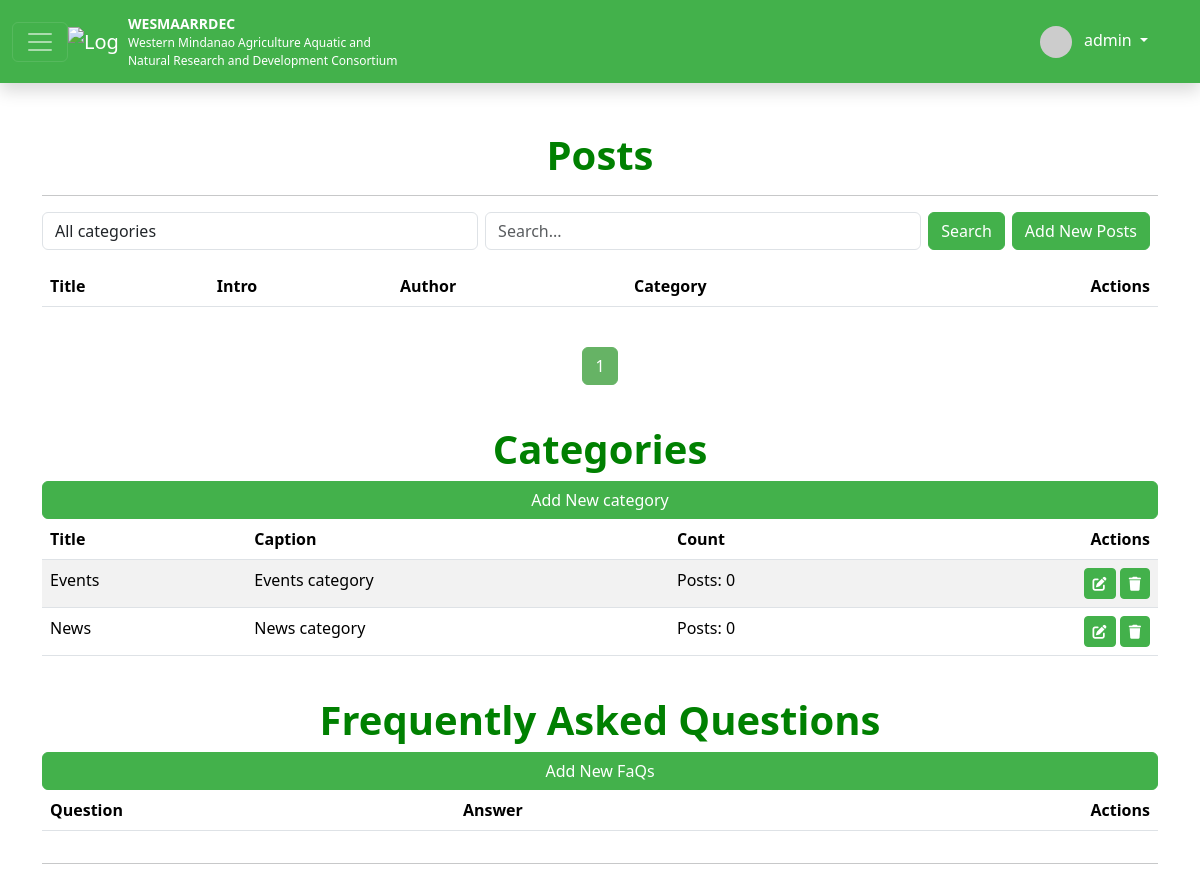
The page /View_posts/ (signed in) on the database its author committed.
### auth_user/models.py (models this page shows)
class User(AbstractUser):
    profile_picture = models.ImageField(upload_to='profile_pictures/', null=True, blank=True)
    researcher = models.BooleanField(default=False)
    secretariat = models.BooleanField(default=False)
    stakeholder = models.BooleanField(default=False)

### cmsblg/models.py (models this page shows, shortened)
class Category(models.Model):
    title = models.CharField(max_length=255)
    caption = models.CharField(max_length=255, blank=True, null=True)
    slug = models.SlugField()
    created_at = models.DateTimeField(auto_now_add=True, blank=True, null=True)
    created_by = models.CharField(max_length=50, blank=True, null=True)
    modified_at = models.DateTimeField(auto_now=True, blank=True, null=True)
    modified_by = models.CharField(max_length=50, blank=True, null=True)
    class Meta:
        ordering = ('title',)
        verbose_name_plural = 'Categories'

### cmsblg/views.py (the view)
# urls.py: path('View_posts/', view_posts, name= 'view_posts'),
def view_posts(request):
    categories = Category.objects.annotate(post_count=Count('posts')).all()
    posts = Post.objects.all()
    facts = Fact.objects.all()
    category_filter = request.GET.get('category')
    query = request.GET.get('q')
    if category_filter:
       posts = posts.filter(category__title=category_filter)
    if query:
        posts = posts.filter
        (
            Q(title__icontains=query) |
            Q(author__icontains=query)
            )
    paginator = Paginator(posts, 10)  # Show 10 sites per page.
    page_number = request.GET.get('page')
    page_obj = paginator.get_page(page_number)
    context = {
        'title' : "Manage Posts",
        'page_obj': page_obj,
        'categories': categories,
        'facts' : facts
    }
    return render(request, 'view_posts.html', context)

### cmscore/forms.py
class SearchForm(forms.Form):
     query = forms.CharField(max_length=100, required=True, widget=forms.TextInput(attrs={'placeholder': 'Search...'}))

### cmscore/context_processors.py (called while the page is built)
def search_form(request):
    return {'form': SearchForm()}

### cmsblg/templates/view_posts.html (shortened to what this page needs)
{% extends 'cmibase.html' %}
{% load static %}
{% block content %}
<div class="container mt-5">
    <h1 style="text-align: center; font-weight: 600; color: #008001;">Posts</h1>
    <hr>
    <div class="container d-flex" style="justify-content: end; padding: 0;">
        <div class="col" style="display: flex; justify-content: end;">
            <form method="get" action="{% url 'view_posts' %}" class="mb-3 w-100 formhead">
                <div class="input-group row gx-2 gy-2">
                    <div class="col-12 col-md">
                        <select name="category" class="form-control">
                            <option value="">All categories</option>
                        </select>
                    </div>
                    <div class="col-12 col-md">
                        <input type="text" name="q" class="form-control" placeholder="Search..." value="{{ request.GET.q }}">
                    </div>
                    <div class="col-12 col-md-auto">
                        <button type="submit" class="btn  btn-success w-100">Search</button>
                    </div>
                    <div class="col-12 col-md-auto">
                        <a href="{%url 'add_post'%}" class="btn btn-success w-100">Add New Posts</a>
                    </div>
                </div>
            </form>
        </div>
    </div>
    <div class="table-responsive">
        <table class="table table-striped">
            <thead>
                <tr>
                    <th>Title</th>
                    <th>Intro</th>
                    <th>Author</th>
                    <th>Category</th>
                    <th style="text-align: end;">Actions</th>
                </tr>
            </thead>
        </table>
    </div>
    <div class="pagination-wrapper mt-4">
        <nav aria-label="Page navigation">
            <ul class="pagination justify-content-center">
                {% for num in page_obj.paginator.page_range %}
                <li class="page-item {% if num == page_obj.number %}active{% endif %}">
                    <a class="page-link" href="?page={{ num }}">{{ num }}</a>
                </li>
                {% endfor %}
            </ul>
        </nav>
    </div>
    <br>
    <h1 style="text-align: center; font-weight: 600; color: #008001;">Categories</h1>
    <div class="container d-flex" style="justify-content: end; padding: 0;">
        <div class="col" style="display: flex; justify-content: end;">
            <a href="{%url 'add_category'%}" class="btn btn-success w-100">Add New category</a>
        </div>
    </div>
    <div class="table-responsive">
        <table class="table table-striped">
            <thead>
                <tr>
                    <th>Title</th>
                    <th>Caption</th>
                    <th>Count</th>
                    <th style="text-align:end;">Actions</th>
                </tr>
            </thead>
            <tbody>
                {% for category in categories %}
                <tr>
                    <td>{{ category.title }}</td>
                    <td>{{ category.caption|truncatechars:50 }}</td>
                    <td>Posts: {{ category.post_count }}</td>
                    <td style="text-align: end;">
                        <a href="{%url 'edit_category' category.pk %}" class="btn btn-primary btn-sm"><i class="fa-solid fa-pen-to-square"></i></a>
                        <a href="{%url 'delete_category' category.pk %}" class="btn btn-primary btn-sm"><i class="fa-solid fa-trash"></i></a>
                    </td>
                </tr>
                {% endfor %}
            </tbody>
        </table>
    </div>
    <br>
    <h1 style="text-align: center; font-weight: 600; color: #008001;">Frequently Asked Questions</h1>
    <div class="container d-flex" style="justify-content: end; padding: 0;">
        <div class="col" style="display: flex; justify-content: end;">
            <a href="{%url 'add_fact'%}" class="btn btn-success w-100">Add New FaQs</a>
        </div>
    </div>
    <div class="table-responsive">
        <table class="table table-striped">
            <thead>
                <tr>
                    <th>Question</th>
                    <th>Answer</th>
                    <th style="text-align: end;">Actions</th>
                </tr>
            </thead>
        </table>
    </div>
    <hr>
</div>
{% endblock %}

### templates/cmibase.html (shortened to what this page needs)
<!DOCTYPE html>
<html lang="en">
  {% load static %}
<head>
  <link rel="stylesheet" href="https://unpkg.com/leaflet/dist/leaflet.css" />
  <link rel="stylesheet" href="https://cdn.jsdelivr.net/npm/leaflet.awesome-markers/dist/leaflet.awesome-markers.css" />
  <link href="https://cdn.jsdelivr.net/npm/bootstrap@5.3.3/dist/css/bootstrap.min.css" rel="stylesheet"
>
</head>
<body>
  <nav class=" sticky-top navbar navbar-expand-lg navbar-dark shadow" style="background-color: #43b14b;">
    <div class="container-fluid">
        <button class="navbar-toggler" type="button" data-bs-toggle="offcanvas" data-bs-target="#offcanvasSidebar" aria-controls="offcanvasSidebar" style="display: block;">
            <span class="navbar-toggler-icon"></span>
          </button>
      <a class="navbar-brand active" href="{% url 'index' %}">
        <img src="{% static 'assets/img/wesmalogo.png' %}" alt="Logo" class="navbar-logo">
        <div class="navbar-text-container">
          <span class="navbar-text-primary">WESMAARRDEC</span>
          <span class="navbar-text-secondary">Western Mindanao Agriculture Aquatic and </span>
          <span class="navbar-text-secondary">Natural Research and Development Consortium</span>
        </div>
      </a>
      <div class="collapse navbar-collapse justify-content-end" id="navbarSupportedContent">
        <div class="user-dropdown">
          {% if user.is_authenticated %}
          <a href="#" class="nav-link dropdown-toggle" id="navbarDropdown" role="button" data-bs-toggle="dropdown" aria-expanded="false">
            {% if user.profile_picture %}
            <img src="{{ user.profile_picture.url }}" alt="Profile Picture" class="rounded-circle me-2" width="32" height="32">
            {% else %}
            <img src="https://via.placeholder.com/150" alt="Default Profile Picture" class="rounded-circle me-2" width="32" height="32">
            {% endif %}
            {{ user.username }}
          </a>
          {% else %}
          <a href="{% url 'login' %}" class="nav-link">Login</a>
          {% endif %}
        </div>
      </div>
    </div>
  </nav>
  {% block content %}
  {% endblock %}
</body>
</html>

### cmsblg/templates/view_posts.html (style rules this page uses)
.btn-sm { background-color: #43b14b; border-color: #43b14b; }
.btn-success { background-color: #43b14b; border-color: #43b14b; }
.pagination .page-item.active .page-link { background-color: #66b365; border-color: #66b365; color: white; }

### templates/cmibase.html (style rules this page uses)
.navbar-brand { display: flex; align-items: center; }
.user-dropdown { color: white; padding-left: 5vh; padding-right: 5vh; }
.navbar-logo { width: 50px; height: auto; margin-right: 10px; }
.navbar-text-container { display: flex; flex-direction: column; }
.navbar-text-primary { padding: 0; font-size: 14px; font-weight: bold; margin-bottom: 0; }
.navbar-text-secondary { margin-top: 0; font-size: 12px; margin-bottom: 0; }

### rows shown on the page
Category: title "Events", caption "Events category", post_count "0"
Category: title "News", caption "News category", post_count "0"

### other values the page prints
{{ user.username }} "admin"
{{ num }} "1"
